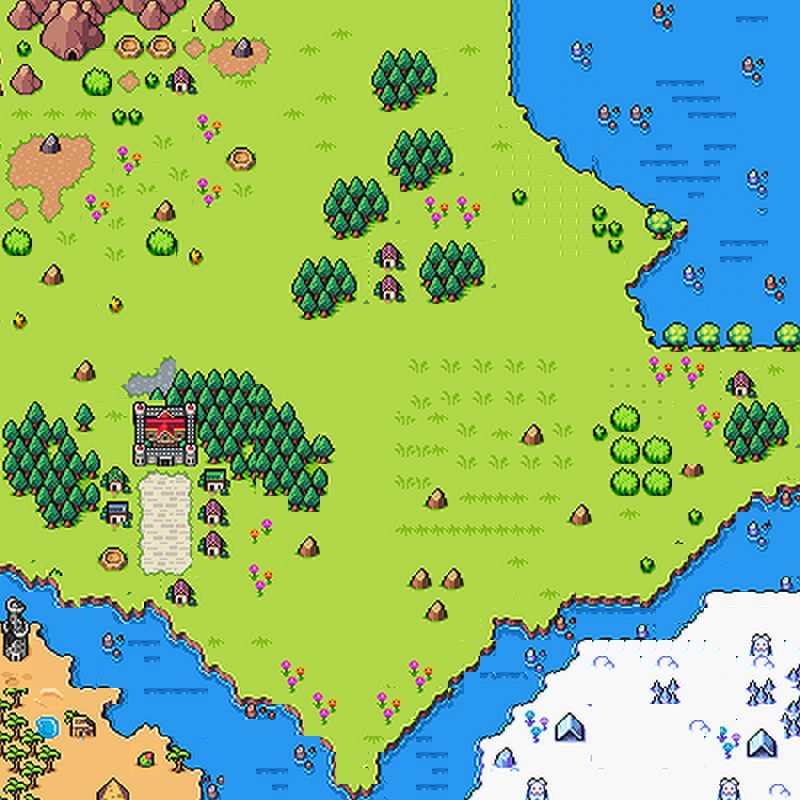

Tiled map render using the project's own tile images. Description and the map definition, with tile-layer contents summarised, below:
An orthogonal 50x50 tile map with 16x16 px tiles, 1 tile layer (Tile Layer 1), 2 tilesets.

<map version="1.5" tiledversion="1.5.0" orientation="orthogonal" renderorder="right-down" width="50" height="50" tilewidth="16" tileheight="16" infinite="0" nextlayerid="4" nextobjectid="1">
 <tileset firstgid="1" source="Map.tsx" />
 <tileset firstgid="421" source="Map 2.tsx" />
 <layer id="1" name="Tile Layer 1" width="50" height="50">
  <data>[2500 cells, 2500 non-empty, 753 distinct tile ids]</data>
 </layer>
</map>